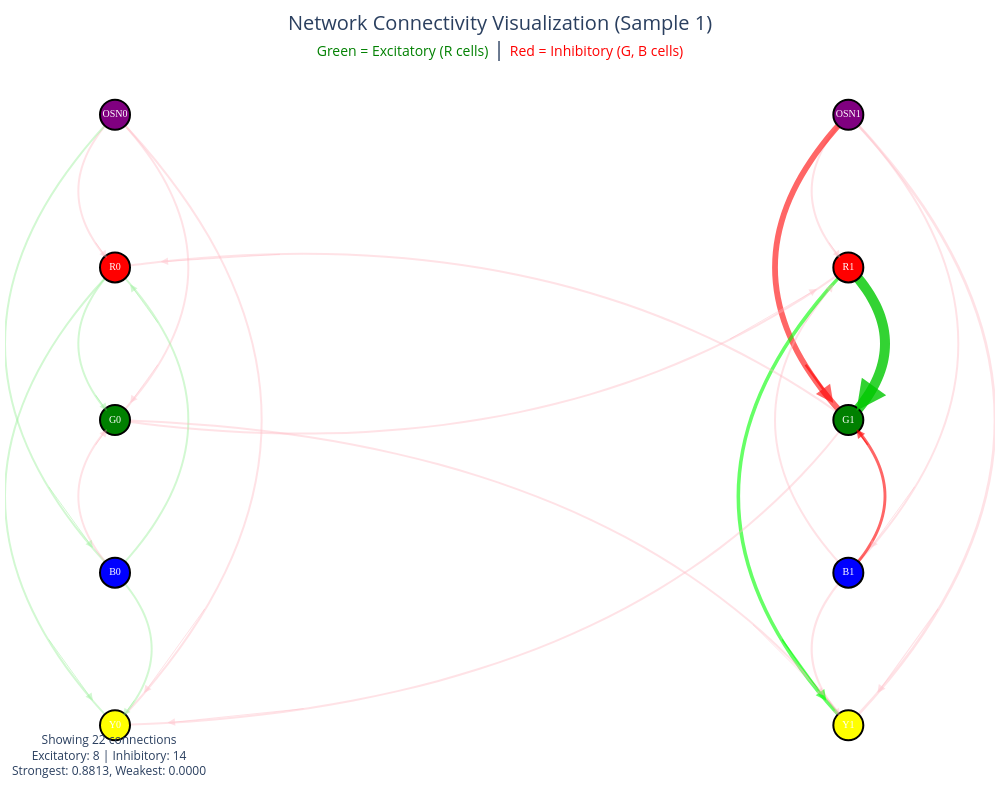

Notebook code for this chart:
### Code cell
# Visualize the network for the first optimized sample
# You can change sample_idx to visualize different samples
fig = visualize_network(M_plot[:, 10], m, sample_idx=0, top_n_connections=None) 
fig.show()

# colour scheme
# red: strong inhibition
# orange: strong excitation
# blue: weak inhibition
# green: weak excitation

### Figure 1 — Plotly figure (JSON) as saved in the notebook; plotly's stock layout.template omitted (floating-point values rounded to 4 significant figures)
{"data": [{"hoverinfo": "skip", "line": {"color": "rgba(255, 182, 193, 0.4)", "shape": "spline", "smoothing": 1, "width": 2}, "mode": "lines", "showlegend": false, "type": "scatter", "x": [-0.75, -0.7642, -0.777, -0.7882, -0.798, -0.8063, -0.813, -0.8182, -0.822, -0.8243, -0.825, -0.8243, -0.822, -0.8182, -0.813, -0.8063, -0.798, -0.7882, -0.777, -0.7643, -0.75], "y": [2, 1.975, 1.95, 1.925, 1.9, 1.875, 1.85, 1.825, 1.8, 1.775, 1.75, 1.725, 1.7, 1.675, 1.65, 1.625, 1.6, 1.575, 1.55, 1.525, 1.5]}, {"hoverinfo": "skip", "line": {"color": "rgba(144, 238, 144, 0.4)", "shape": "spline", "smoothing": 1, "width": 2.0}, "mode": "lines", "showlegend": false, "type": "scatter", "x": [-0.75, -0.7927, -0.831, -0.8647, -0.894, -0.9187, -0.939, -0.9547, -0.966, -0.9728, -0.975, -0.9728, -0.966, -0.9547, -0.939, -0.9187, -0.894, -0.8647, -0.831, -0.7928, -0.75], "y": [2, 1.925, 1.85, 1.775, 1.7, 1.625, 1.55, 1.475, 1.4, 1.325, 1.25, 1.175, 1.1, 1.025, 0.95, 0.875, 0.8, 0.725, 0.65, 0.575, 0.5]}, {"hoverinfo": "skip", "line": {"color": "rgba(255, 182, 193, 0.4)", "shape": "spline", "smoothing": 1, "width": 2.0}, "mode": "lines", "showlegend": false, "type": "scatter", "x": [-0.75, -0.7215, -0.696, -0.6735, -0.654, -0.6375, -0.624, -0.6135, -0.606, -0.6015, -0.6, -0.6015, -0.606, -0.6135, -0.624, -0.6375, -0.654, -0.6735, -0.696, -0.7215, -0.75], "y": [2, 1.95, 1.9, 1.85, 1.8, 1.75, 1.7, 1.65, 1.6, 1.55, 1.5, 1.45, 1.4, 1.35, 1.3, 1.25, 1.2, 1.15, 1.1, 1.05, 1]}, {"hoverinfo": "skip", "line": {"color": "rgba(255, 182, 193, 0.4)", "shape": "spline", "smoothing": 1, "width": 2.0}, "mode": "lines", "showlegend": false, "type": "scatter", "x": [-0.75, -0.693, -0.642, -0.597, -0.558, -0.525, -0.498, -0.477, -0.462, -0.453, -0.45, -0.453, -0.462, -0.477, -0.498, -0.525, -0.558, -0.597, -0.642, -0.693, -0.75], "y": [2, 1.9, 1.8, 1.7, 1.6, 1.5, 1.4, 1.3, 1.2, 1.1, 1, 0.9, 0.8, 0.7, 0.6, 0.5, 0.4, 0.3, 0.2, 0.1, 0]}, {"hoverinfo": "skip", "line": {"color": "rgba(255, 182, 193, 0.4)", "shape": "spline", "smoothing": 1, "width": 2.061}, "mode": "lines", "showlegend": false, "type": "scatter", "x": [0.75, 0.7358, 0.723, 0.7117, 0.702, 0.6937, 0.687, 0.6817, 0.678, 0.6758, 0.675, 0.6758, 0.678, 0.6817, 0.687, 0.6937, 0.702, 0.7117, 0.723, 0.7358, 0.75], "y": [2, 1.975, 1.95, 1.925, 1.9, 1.875, 1.85, 1.825, 1.8, 1.775, 1.75, 1.725, 1.7, 1.675, 1.65, 1.625, 1.6, 1.575, 1.55, 1.525, 1.5]}, {"hoverinfo": "skip", "line": {"color": "rgba(255, 182, 193, 0.4)", "shape": "spline", "smoothing": 1, "width": 2.0}, "mode": "lines", "showlegend": false, "type": "scatter", "x": [0.75, 0.7927, 0.831, 0.8647, 0.894, 0.9187, 0.939, 0.9547, 0.966, 0.9728, 0.975, 0.9728, 0.966, 0.9547, 0.939, 0.9187, 0.894, 0.8647, 0.831, 0.7928, 0.75], "y": [2, 1.925, 1.85, 1.775, 1.7, 1.625, 1.55, 1.475, 1.4, 1.325, 1.25, 1.175, 1.1, 1.025, 0.95, 0.875, 0.8, 0.725, 0.65, 0.575, 0.5]}, {"hoverinfo": "skip", "line": {"color": "rgba(255, 0, 0, 0.6)", "shape": "spline", "smoothing": 1, "width": 5.813}, "mode": "lines", "showlegend": false, "type": "scatter", "x": [0.75, 0.7215, 0.696, 0.6735, 0.654, 0.6375, 0.624, 0.6135, 0.606, 0.6015, 0.6, 0.6015, 0.606, 0.6135, 0.624, 0.6375, 0.654, 0.6735, 0.696, 0.7215, 0.75], "y": [2, 1.95, 1.9, 1.85, 1.8, 1.75, 1.7, 1.65, 1.6, 1.55, 1.5, 1.45, 1.4, 1.35, 1.3, 1.25, 1.2, 1.15, 1.1, 1.05, 1]}, {"hoverinfo": "skip", "line": {"color": "rgba(255, 182, 193, 0.4)", "shape": "spline", "smoothing": 1, "width": 2.733}, "mode": "lines", "showlegend": false, "type": "scatter", "x": [0.75, 0.807, 0.858, 0.903, 0.942, 0.975, 1.002, 1.023, 1.038, 1.047, 1.05, 1.047, 1.038, 1.023, 1.002, 0.975, 0.942, 0.903, 0.858, 0.807, 0.75], "y": [2, 1.9, 1.8, 1.7, 1.6, 1.5, 1.4, 1.3, 1.2, 1.1, 1, 0.9, 0.8, 0.7, 0.6, 0.5, 0.4, 0.3, 0.2, 0.1, 0]}, {"hoverinfo": "skip", "line": {"color": "rgba(144, 238, 144, 0.4)", "shape": "spline", "smoothing": 1, "width": 2.0}, "mode": "lines", "showlegend": false, "type": "scatter", "x": [-0.75, -0.7215, -0.696, -0.6735, -0.654, -0.6375, -0.624, -0.6135, -0.606, -0.6015, -0.6, -0.6015, -0.606, -0.6135, -0.624, -0.6375, -0.654, -0.6735, -0.696, -0.7215, -0.75], "y": [0.5, 0.55, 0.6, 0.65, 0.7, 0.75, 0.8, 0.85, 0.9, 0.95, 1, 1.05, 1.1, 1.15, 1.2, 1.25, 1.3, 1.35, 1.4, 1.45, 1.5]}, {"hoverinfo": "skip", "line": {"color": "rgba(255, 182, 193, 0.4)", "shape": "spline", "smoothing": 1, "width": 2.0}, "mode": "lines", "showlegend": false, "type": "scatter", "x": [-0.75, -0.7642, -0.777, -0.7882, -0.798, -0.8063, -0.813, -0.8182, -0.822, -0.8243, -0.825, -0.8243, -0.822, -0.8182, -0.813, -0.8063, -0.798, -0.7882, -0.777, -0.7643, -0.75], "y": [0.5, 0.525, 0.55, 0.575, 0.6, 0.625, 0.65, 0.675, 0.7, 0.725, 0.75, 0.775, 0.8, 0.825, 0.85, 0.875, 0.9, 0.925, 0.95, 0.975, 1]}, {"hoverinfo": "skip", "line": {"color": "rgba(144, 238, 144, 0.4)", "shape": "spline", "smoothing": 1, "width": 2.0}, "mode": "lines", "showlegend": false, "type": "scatter", "x": [-0.75, -0.7358, -0.723, -0.7117, -0.702, -0.6937, -0.687, -0.6817, -0.678, -0.6758, -0.675, -0.6758, -0.678, -0.6817, -0.687, -0.6937, -0.702, -0.7117, -0.723, -0.7358, -0.75], "y": [0.5, 0.475, 0.45, 0.425, 0.4, 0.375, 0.35, 0.325, 0.3, 0.275, 0.25, 0.225, 0.2, 0.175, 0.15, 0.125, 0.1, 0.075, 0.05, 0.025, 0]}, {"hoverinfo": "skip", "line": {"color": "rgba(255, 182, 193, 0.4)", "shape": "spline", "smoothing": 1, "width": 2.004}, "mode": "lines", "showlegend": false, "type": "scatter", "x": [0.75, 0.7215, 0.696, 0.6735, 0.654, 0.6375, 0.624, 0.6135, 0.606, 0.6015, 0.6, 0.6015, 0.606, 0.6135, 0.624, 0.6375, 0.654, 0.6735, 0.696, 0.7215, 0.75], "y": [0.5, 0.55, 0.6, 0.65, 0.7, 0.75, 0.8, 0.85, 0.9, 0.95, 1, 1.05, 1.1, 1.15, 1.2, 1.25, 1.3, 1.35, 1.4, 1.45, 1.5]}, {"hoverinfo": "skip", "line": {"color": "rgba(255, 0, 0, 0.6)", "shape": "spline", "smoothing": 1, "width": 2.911}, "mode": "lines", "showlegend": false, "type": "scatter", "x": [0.75, 0.7642, 0.777, 0.7882, 0.798, 0.8063, 0.813, 0.8182, 0.822, 0.8243, 0.825, 0.8243, 0.822, 0.8182, 0.813, 0.8063, 0.798, 0.7882, 0.777, 0.7643, 0.75], "y": [0.5, 0.525, 0.55, 0.575, 0.6, 0.625, 0.65, 0.675, 0.7, 0.725, 0.75, 0.775, 0.8, 0.825, 0.85, 0.875, 0.9, 0.925, 0.95, 0.975, 1]}, {"hoverinfo": "skip", "line": {"color": "rgba(255, 182, 193, 0.4)", "shape": "spline", "smoothing": 1, "width": 2.179}, "mode": "lines", "showlegend": false, "type": "scatter", "x": [0.75, 0.7358, 0.723, 0.7117, 0.702, 0.6937, 0.687, 0.6817, 0.678, 0.6758, 0.675, 0.6758, 0.678, 0.6817, 0.687, 0.6937, 0.702, 0.7117, 0.723, 0.7358, 0.75], "y": [0.5, 0.475, 0.45, 0.425, 0.4, 0.375, 0.35, 0.325, 0.3, 0.275, 0.25, 0.225, 0.2, 0.175, 0.15, 0.125, 0.1, 0.075, 0.05, 0.025, 0]}, {"hoverinfo": "skip", "line": {"color": "rgba(144, 238, 144, 0.4)", "shape": "spline", "smoothing": 1, "width": 2.0}, "mode": "lines", "showlegend": false, "type": "scatter", "x": [-0.75, -0.7642, -0.777, -0.7882, -0.798, -0.8063, -0.813, -0.8182, -0.822, -0.8243, -0.825, -0.8243, -0.822, -0.8182, -0.813, -0.8063, -0.798, -0.7882, -0.777, -0.7643, -0.75], "y": [1.5, 1.475, 1.45, 1.425, 1.4, 1.375, 1.35, 1.325, 1.3, 1.275, 1.25, 1.225, 1.2, 1.175, 1.15, 1.125, 1.1, 1.075, 1.05, 1.025, 1]}, {"hoverinfo": "skip", "line": {"color": "rgba(144, 238, 144, 0.4)", "shape": "spline", "smoothing": 1, "width": 2.0}, "mode": "lines", "showlegend": false, "type": "scatter", "x": [-0.75, -0.7927, -0.831, -0.8647, -0.894, -0.9187, -0.939, -0.9547, -0.966, -0.9728, -0.975, -0.9728, -0.966, -0.9547, -0.939, -0.9187, -0.894, -0.8647, -0.831, -0.7928, -0.75], "y": [1.5, 1.425, 1.35, 1.275, 1.2, 1.125, 1.05, 0.975, 0.9, 0.825, 0.75, 0.675, 0.6, 0.525, 0.45, 0.375, 0.3, 0.225, 0.15, 0.075, 0]}, {"hoverinfo": "skip", "line": {"color": "rgba(0, 200, 0, 0.8)", "shape": "spline", "smoothing": 1, "width": 10}, "mode": "lines", "showlegend": false, "type": "scatter", "x": [0.75, 0.7642, 0.777, 0.7882, 0.798, 0.8063, 0.813, 0.8182, 0.822, 0.8243, 0.825, 0.8243, 0.822, 0.8182, 0.813, 0.8063, 0.798, 0.7882, 0.777, 0.7643, 0.75], "y": [1.5, 1.475, 1.45, 1.425, 1.4, 1.375, 1.35, 1.325, 1.3, 1.275, 1.25, 1.225, 1.2, 1.175, 1.15, 1.125, 1.1, 1.075, 1.05, 1.025, 1]}, {"hoverinfo": "skip", "line": {"color": "rgba(0, 255, 0, 0.6)", "shape": "spline", "smoothing": 1, "width": 3.565}, "mode": "lines", "showlegend": false, "type": "scatter", "x": [0.75, 0.7072, 0.669, 0.6352, 0.606, 0.5813, 0.561, 0.5453, 0.534, 0.5273, 0.525, 0.5272, 0.534, 0.5453, 0.561, 0.5813, 0.606, 0.6352, 0.669, 0.7073, 0.75], "y": [1.5, 1.425, 1.35, 1.275, 1.2, 1.125, 1.05, 0.975, 0.9, 0.825, 0.75, 0.675, 0.6, 0.525, 0.45, 0.375, 0.3, 0.225, 0.15, 0.075, 0]}, {"hoverinfo": "skip", "line": {"color": "rgba(255, 182, 193, 0.4)", "shape": "spline", "smoothing": 1, "width": 2.0}, "mode": "lines", "showlegend": false, "type": "scatter", "x": [-0.75, -0.6608, -0.573, -0.4867, -0.402, -0.3187, -0.237, -0.1568, -0.078, -0.00075, 0.075, 0.1493, 0.222, 0.2933, 0.363, 0.4313, 0.498, 0.5632, 0.627, 0.6893, 0.75], "y": [1, 0.9822, 0.969, 0.9602, 0.956, 0.9563, 0.961, 0.9702, 0.984, 1.002, 1.025, 1.052, 1.084, 1.12, 1.161, 1.206, 1.256, 1.31, 1.369, 1.432, 1.5]}, {"hoverinfo": "skip", "line": {"color": "rgba(255, 182, 193, 0.4)", "shape": "spline", "smoothing": 1, "width": 2.0}, "mode": "lines", "showlegend": false, "type": "scatter", "x": [-0.75, -0.6465, -0.546, -0.4485, -0.354, -0.2625, -0.174, -0.0885, -0.006, 0.0735, 0.15, 0.2235, 0.294, 0.3615, 0.426, 0.4875, 0.546, 0.6015, 0.654, 0.7035, 0.75], "y": [1, 0.9928, 0.981, 0.9647, 0.944, 0.9187, 0.889, 0.8548, 0.816, 0.7728, 0.725, 0.6727, 0.616, 0.5547, 0.489, 0.4187, 0.344, 0.2647, 0.181, 0.09275, 0]}, {"hoverinfo": "skip", "line": {"color": "rgba(255, 182, 193, 0.4)", "shape": "spline", "smoothing": 1, "width": 2.058}, "mode": "lines", "showlegend": false, "type": "scatter", "x": [0.75, 0.6893, 0.627, 0.5632, 0.498, 0.4313, 0.363, 0.2933, 0.222, 0.1493, 0.075, -0.00075, -0.078, -0.1568, -0.237, -0.3187, -0.402, -0.4867, -0.573, -0.6607, -0.75], "y": [1, 1.068, 1.131, 1.19, 1.244, 1.294, 1.339, 1.38, 1.416, 1.448, 1.475, 1.498, 1.516, 1.53, 1.539, 1.544, 1.544, 1.54, 1.531, 1.518, 1.5]}, {"hoverinfo": "skip", "line": {"color": "rgba(255, 182, 193, 0.4)", "shape": "spline", "smoothing": 1, "width": 2.018}, "mode": "lines", "showlegend": false, "type": "scatter", "x": [0.75, 0.7035, 0.654, 0.6015, 0.546, 0.4875, 0.426, 0.3615, 0.294, 0.2235, 0.15, 0.0735, -0.006, -0.0885, -0.174, -0.2625, -0.354, -0.4485, -0.546, -0.6465, -0.75], "y": [1, 0.9073, 0.819, 0.7352, 0.656, 0.5813, 0.511, 0.4453, 0.384, 0.3273, 0.275, 0.2272, 0.184, 0.1452, 0.111, 0.08125, 0.056, 0.03525, 0.019, 0.00725, 0]}, {"hoverinfo": "text", "marker": {"color": ["purple", "purple", "red", "red", "green", "green", "blue", "blue", "yellow", "yellow"], "line": {"color": "black", "width": 2}, "size": 30}, "mode": "markers+text", "showlegend": false, "text": ["OSN0", "OSN1", "R0", "R1", "G0", "G1", "B0", "B1", "Y0", "Y1"], "textfont": {"color": "white", "family": "Arial Black", "size": 10}, "textposition": "middle center", "type": "scatter", "x": [-0.75, 0.75, -0.75, 0.75, -0.75, 0.75, -0.75, 0.75, -0.75, 0.75], "y": [2, 2, 1.5, 1.5, 1, 1, 0.5, 0.5, 0, 0]}], "layout": {"annotations": [{"arrowcolor": "rgba(255, 182, 193, 0.4)", "arrowhead": 2, "arrowsize": 1.5, "arrowwidth": 1, "ax": -0.798, "axref": "x", "ay": 1.6, "ayref": "y", "showarrow": true, "standoff": 2, "startstandoff": 2, "x": -0.7643, "xref": "x", "y": 1.525, "yref": "y"}, {"arrowcolor": "rgba(144, 238, 144, 0.4)", "arrowhead": 2, "arrowsize": 1.5, "arrowwidth": 1, "ax": -0.894, "axref": "x", "ay": 0.8, "ayref": "y", "showarrow": true, "standoff": 2, "startstandoff": 2, "x": -0.7928, "xref": "x", "y": 0.575, "yref": "y"}, {"arrowcolor": "rgba(255, 182, 193, 0.4)", "arrowhead": 2, "arrowsize": 1.5, "arrowwidth": 1, "ax": -0.654, "axref": "x", "ay": 1.2, "ayref": "y", "showarrow": true, "standoff": 2, "startstandoff": 2, "x": -0.7215, "xref": "x", "y": 1.05, "yref": "y"}, {"arrowcolor": "rgba(255, 182, 193, 0.4)", "arrowhead": 2, "arrowsize": 1.5, "arrowwidth": 1, "ax": -0.558, "axref": "x", "ay": 0.4, "ayref": "y", "showarrow": true, "standoff": 2, "startstandoff": 2, "x": -0.693, "xref": "x", "y": 0.1, "yref": "y"}, {"arrowcolor": "rgba(255, 182, 193, 0.4)", "arrowhead": 2, "arrowsize": 1.5, "arrowwidth": 1, "ax": 0.702, "axref": "x", "ay": 1.6, "ayref": "y", "showarrow": true, "standoff": 2, "startstandoff": 2, "x": 0.7358, "xref": "x", "y": 1.525, "yref": "y"}, {"arrowcolor": "rgba(255, 182, 193, 0.4)", "arrowhead": 2, "arrowsize": 1.5, "arrowwidth": 1, "ax": 0.894, "axref": "x", "ay": 0.8, "ayref": "y", "showarrow": true, "standoff": 2, "startstandoff": 2, "x": 0.7928, "xref": "x", "y": 0.575, "yref": "y"}, {"arrowcolor": "rgba(255, 0, 0, 0.6)", "arrowhead": 2, "arrowsize": 1.5, "arrowwidth": 2.325, "ax": 0.654, "axref": "x", "ay": 1.2, "ayref": "y", "showarrow": true, "standoff": 2, "startstandoff": 2, "x": 0.7215, "xref": "x", "y": 1.05, "yref": "y"}, {"arrowcolor": "rgba(255, 182, 193, 0.4)", "arrowhead": 2, "arrowsize": 1.5, "arrowwidth": 1.093, "ax": 0.942, "axref": "x", "ay": 0.4, "ayref": "y", "showarrow": true, "standoff": 2, "startstandoff": 2, "x": 0.807, "xref": "x", "y": 0.1, "yref": "y"}, {"arrowcolor": "rgba(144, 238, 144, 0.4)", "arrowhead": 2, "arrowsize": 1.5, "arrowwidth": 1, "ax": -0.654, "axref": "x", "ay": 1.3, "ayref": "y", "showarrow": true, "standoff": 2, "startstandoff": 2, "x": -0.7215, "xref": "x", "y": 1.45, "yref": "y"}, {"arrowcolor": "rgba(255, 182, 193, 0.4)", "arrowhead": 2, "arrowsize": 1.5, "arrowwidth": 1, "ax": -0.798, "axref": "x", "ay": 0.9, "ayref": "y", "showarrow": true, "standoff": 2, "startstandoff": 2, "x": -0.7643, "xref": "x", "y": 0.975, "yref": "y"}, {"arrowcolor": "rgba(144, 238, 144, 0.4)", "arrowhead": 2, "arrowsize": 1.5, "arrowwidth": 1, "ax": -0.702, "axref": "x", "ay": 0.1, "ayref": "y", "showarrow": true, "standoff": 2, "startstandoff": 2, "x": -0.7358, "xref": "x", "y": 0.025, "yref": "y"}, {"arrowcolor": "rgba(255, 182, 193, 0.4)", "arrowhead": 2, "arrowsize": 1.5, "arrowwidth": 1, "ax": 0.654, "axref": "x", "ay": 1.3, "ayref": "y", "showarrow": true, "standoff": 2, "startstandoff": 2, "x": 0.7215, "xref": "x", "y": 1.45, "yref": "y"}, {"arrowcolor": "rgba(255, 0, 0, 0.6)", "arrowhead": 2, "arrowsize": 1.5, "arrowwidth": 1.164, "ax": 0.798, "axref": "x", "ay": 0.9, "ayref": "y", "showarrow": true, "standoff": 2, "startstandoff": 2, "x": 0.7643, "xref": "x", "y": 0.975, "yref": "y"}, {"arrowcolor": "rgba(255, 182, 193, 0.4)", "arrowhead": 2, "arrowsize": 1.5, "arrowwidth": 1, "ax": 0.702, "axref": "x", "ay": 0.1, "ayref": "y", "showarrow": true, "standoff": 2, "startstandoff": 2, "x": 0.7358, "xref": "x", "y": 0.025, "yref": "y"}, {"arrowcolor": "rgba(144, 238, 144, 0.4)", "arrowhead": 2, "arrowsize": 1.5, "arrowwidth": 1, "ax": -0.798, "axref": "x", "ay": 1.1, "ayref": "y", "showarrow": true, "standoff": 2, "startstandoff": 2, "x": -0.7643, "xref": "x", "y": 1.025, "yref": "y"}, {"arrowcolor": "rgba(144, 238, 144, 0.4)", "arrowhead": 2, "arrowsize": 1.5, "arrowwidth": 1, "ax": -0.894, "axref": "x", "ay": 0.3, "ayref": "y", "showarrow": true, "standoff": 2, "startstandoff": 2, "x": -0.7928, "xref": "x", "y": 0.075, "yref": "y"}, {"arrowcolor": "rgba(0, 200, 0, 0.8)", "arrowhead": 2, "arrowsize": 1.5, "arrowwidth": 4, "ax": 0.798, "axref": "x", "ay": 1.1, "ayref": "y", "showarrow": true, "standoff": 2, "startstandoff": 2, "x": 0.7643, "xref": "x", "y": 1.025, "yref": "y"}, {"arrowcolor": "rgba(0, 255, 0, 0.6)", "arrowhead": 2, "arrowsize": 1.5, "arrowwidth": 1.426, "ax": 0.606, "axref": "x", "ay": 0.3, "ayref": "y", "showarrow": true, "standoff": 2, "startstandoff": 2, "x": 0.7073, "xref": "x", "y": 0.075, "yref": "y"}, {"arrowcolor": "rgba(255, 182, 193, 0.4)", "arrowhead": 2, "arrowsize": 1.5, "arrowwidth": 1, "ax": 0.498, "axref": "x", "ay": 1.256, "ayref": "y", "showarrow": true, "standoff": 2, "startstandoff": 2, "x": 0.6893, "xref": "x", "y": 1.432, "yref": "y"}, {"arrowcolor": "rgba(255, 182, 193, 0.4)", "arrowhead": 2, "arrowsize": 1.5, "arrowwidth": 1, "ax": 0.546, "axref": "x", "ay": 0.344, "ayref": "y", "showarrow": true, "standoff": 2, "startstandoff": 2, "x": 0.7035, "xref": "x", "y": 0.09275, "yref": "y"}, {"arrowcolor": "rgba(255, 182, 193, 0.4)", "arrowhead": 2, "arrowsize": 1.5, "arrowwidth": 1, "ax": -0.402, "axref": "x", "ay": 1.544, "ayref": "y", "showarrow": true, "standoff": 2, "startstandoff": 2, "x": -0.6607, "xref": "x", "y": 1.518, "yref": "y"}, {"arrowcolor": "rgba(255, 182, 193, 0.4)", "arrowhead": 2, "arrowsize": 1.5, "arrowwidth": 1, "ax": -0.354, "axref": "x", "ay": 0.056, "ayref": "y", "showarrow": true, "standoff": 2, "startstandoff": 2, "x": -0.6465, "xref": "x", "y": 0.00725, "yref": "y"}, {"font": {"size": 12}, "showarrow": false, "text": "Showing 22 connections<br>Excitatory: 8 | Inhibitory: 14<br>Strongest: 0.8813, Weakest: 0.0000", "x": 0.005, "xanchor": "left", "xref": "paper", "y": -0.002, "yanchor": "bottom", "yref": "paper"}], "height": 800, "hovermode": "closest", "margin": {"b": 20, "l": 5, "r": 5, "t": 60}, "plot_bgcolor": "white", "showlegend": false, "title": {"font": {"size": 20}, "text": "Network Connectivity Visualization (Sample 1)<br><span style=\"font-size:14px; color:green\">Green = Excitatory (R cells)</span> | <span style=\"font-size:14px; color:red\">Red = Inhibitory (G, B cells)</span>", "x": 0.5}, "width": 1000, "xaxis": {"showgrid": false, "showticklabels": false, "zeroline": false}, "yaxis": {"showgrid": false, "showticklabels": false, "zeroline": false}}}
